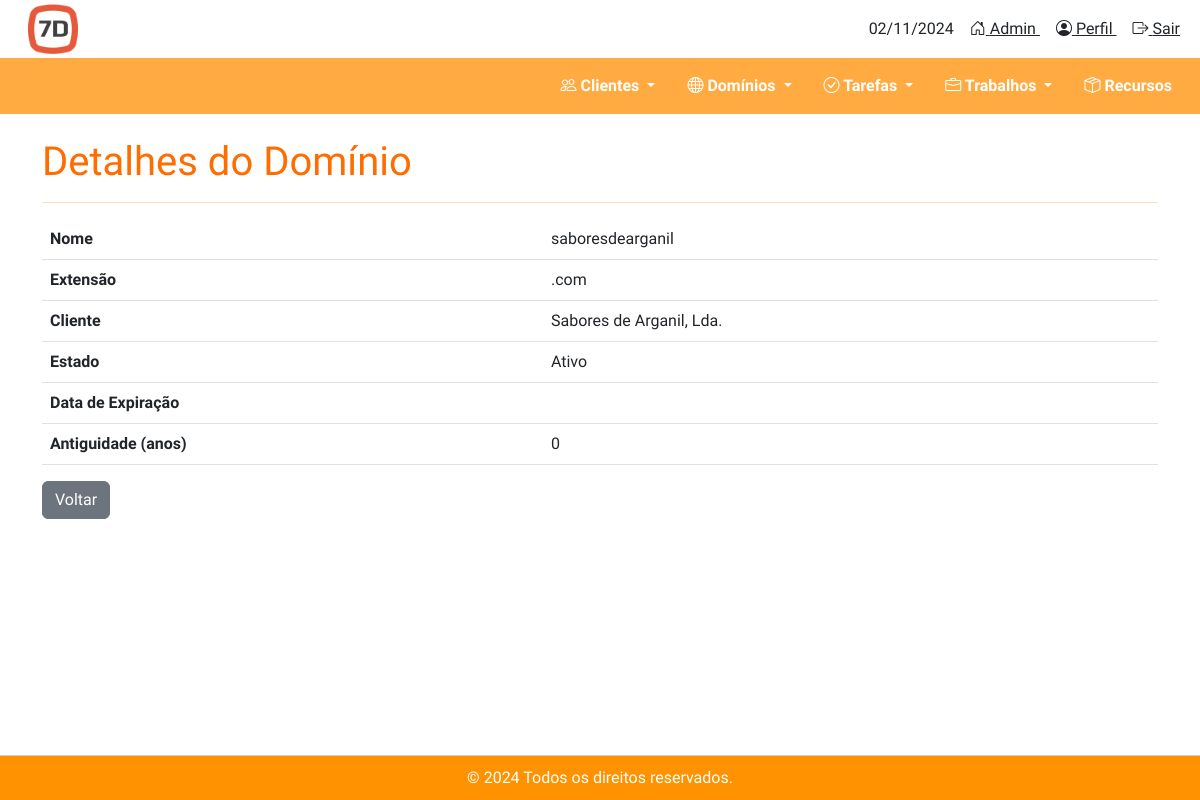
The page /dominios/detalhes/2/ on the database as committed earlier.
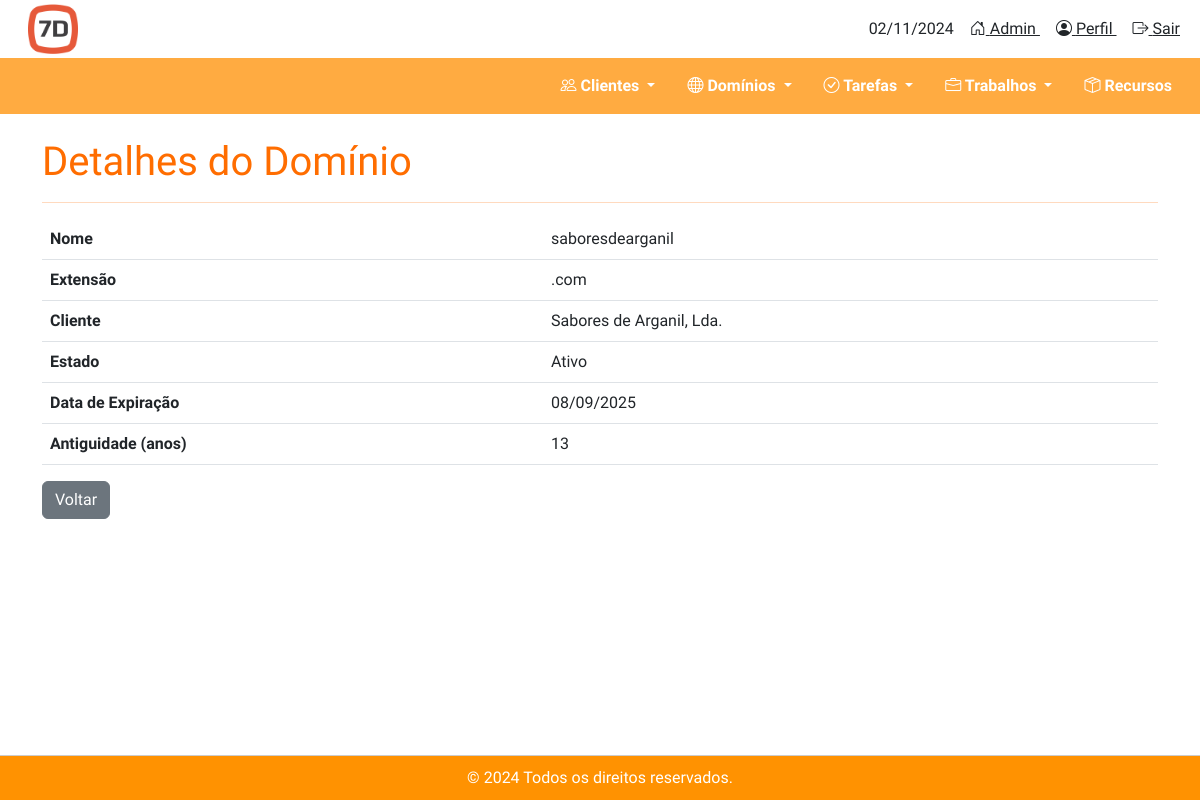
The same page on the database as committed later.
### dominios/models.py (models this page shows, shortened)
class Dominio(models.Model):
    ESTADOS = [
        ('ativo', 'Ativo'),
        ('suspenso', 'Suspenso'),
        ('expirado', 'Expirado'),
        ('terminado', 'Terminado'),
    ]
    EXTENSOES = [
        ('.com', '.com'),
        ('.pt', '.pt'),
        ('.net', '.net'),
        ('.org', '.org'),
        ('.bizz', '.bizz'),
    ]
    nome = models.CharField(max_length=255)
    extensao = models.CharField(max_length=10, choices=EXTENSOES)
    estado = models.CharField(max_length=10, choices=ESTADOS)
    data_criacao = models.DateField()  # Alterado para DateField
    data_expiracao = models.DateField()  # Alterado para DateField
    cliente = models.ForeignKey(Cliente, on_delete=models.CASCADE, related_name='dominios_dominio')
    @property
    def antiguidade(self):
        if self.data_criacao:
            return (datetime.now().year - self.data_criacao.year)
        return 0  # Retorna 0 ou outro valor padrão caso não exista data de criação

### clientes/models.py (models this page shows, shortened)
class Cliente(models.Model):
    nome = models.CharField(max_length=255)
    nif = models.CharField(max_length=9, verbose_name='Número de Identificação Fiscal')
    morada = models.CharField(max_length=255, blank=True, null=True)
    codigo_postal = models.CharField(max_length=10, blank=True, null=True)
    localidade = models.CharField(max_length=100, blank=True, null=True)
    telefone = models.CharField(max_length=15, blank=True, null=True)
    email = models.EmailField(blank=True, null=True)
    website = models.URLField(blank=True, null=True)
    cliente_desde = models.DateField(blank=True, null=True)

### dominios/views.py (the view)
# urls.py: path('detalhes/<int:id>/', detalhes_dominio, name='detalhes_dominio'),  # Adicionando a URL de detalhes
def detalhes_dominio(request, id):
    dominio = get_object_or_404(Dominio, pk=id)  # Obtém o domínio pelo ID
    return render(request, 'dominios/detalhes.html', {'dominio': dominio})

### dominios/templates/dominios/detalhes.html (shortened to what this page needs)
{% extends 'base.html' %}
{% load static %}
{% block content %}
<h1 class="mt-4" style="color: #ff6d00;">Detalhes do Domínio</h1>
<hr style="border-color: #ff6d00;">
<table class="table">
    <tr>
        <th>Nome</th>
        <td>{{ dominio.nome }}</td>
    </tr>
    <tr>
        <th>Extensão</th>
        <td>{{ dominio.extensao }}</td>
    </tr>
    <tr>
        <th>Cliente</th>
        <td>{{ dominio.cliente.nome }}</td>
    </tr>
    <tr>
        <th>Estado</th>
        <td>{{ dominio.get_estado_display }}</td>
    </tr>
    <tr>
        <th>Data de Expiração</th>
        <td>{{ dominio.data_expiracao|date:"d/m/Y" }}</td>
    </tr>
    <tr>
        <th>Antiguidade (anos)</th>
        <td>{{ dominio.antiguidade }}</td>
    </tr>
</table>
<a href="{% url 'listar_dominios' %}" class="btn btn-secondary">Voltar</a>
{% endblock %}

Rows that differ between the two databases and show on the page:
changed Dominio "saboresdearganil": data_expiracao (not shown) → "08/09/2025"; antiguidade "0" → "13"
